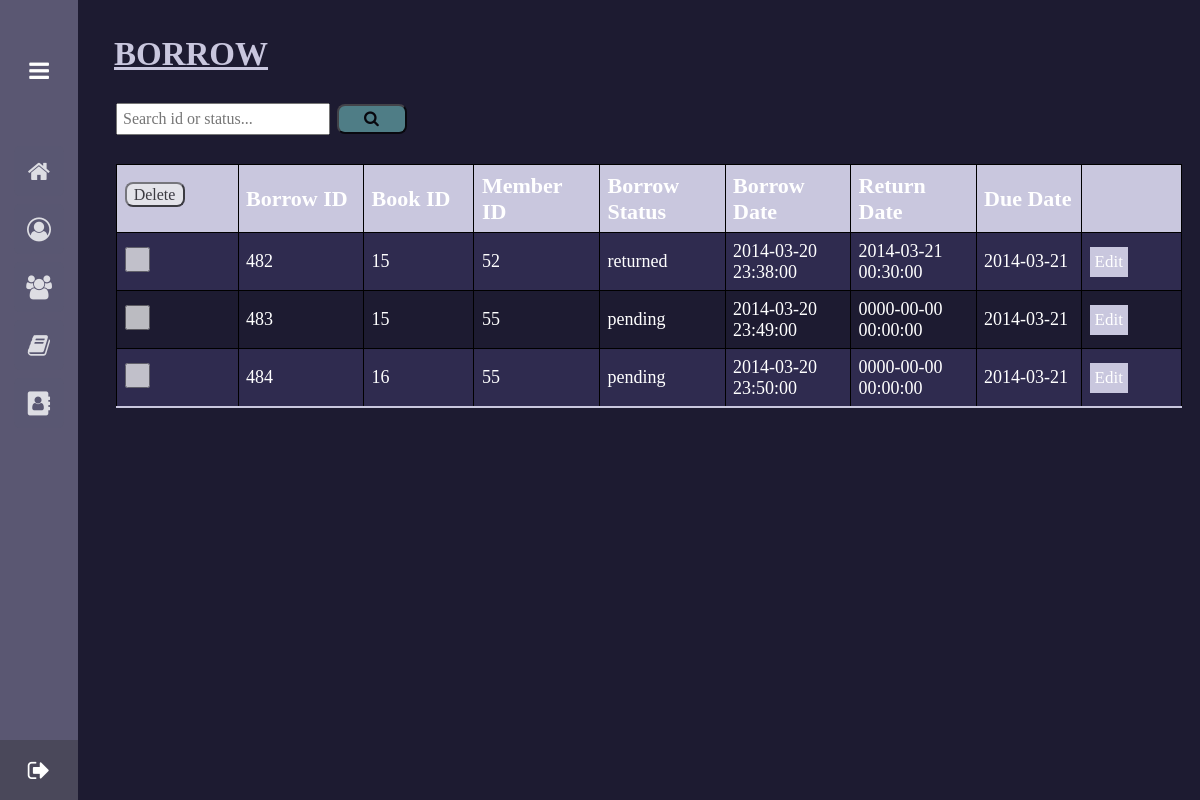
The page /COMP1044_CW_G3/borrow.php (signed in) on the database its author committed.
### tables this page shows
CREATE TABLE `borrowdetails` (
  `borrow_id` int(11) NOT NULL,
  `book_id` int(11) DEFAULT NULL,
  `member_id` int(11) DEFAULT NULL,
  `borrow_status` varchar(255) NOT NULL,
  `date_borrow` datetime DEFAULT NULL,
  `date_return` datetime DEFAULT NULL,
  `due_date` date DEFAULT NULL
);

### COMP1044_CW_G3/borrow.php (the view, shortened to what this page needs)
<!DOCTYPE html>
<html lang="en">
  <head>
    <link rel="stylesheet" href="style.css">
    <link rel="stylesheet" href="borrow.css">
    <link rel="stylesheet" href="https://cdnjs.cloudflare.com/ajax/libs/font-awesome/4.7.0/css/font-awesome.min.css">
   </head>
<body>
  <div class="sidebar">
    <div class="logo-details">
      <div class="logo_pic">
      </div>
        <i class="fa fa-bars" id="btn"></i>
    </div>
    <ul class="nav-list">
      <li>
        <a href="home.php">
          <i class="fa fa-home" id="btn"></i>
        </a>
      </li>
      <li>
       <a href="user.php">
        <i class="fa fa-user-circle-o" id="btn"></i>
       </a>
     </li>
     <li>
       <a href="members.php">
        <i class="fa fa-users" id="btn"></i>
       </a>
     </li>
     <li>
       <a href="books.php">
        <i class="fa fa-book" id="btn"></i>
       </a>
     </li>
     <li>
       <a href="borrow.php">
        <i class="fa fa-address-book" id="btn"></i>
       </a>
     </li>
     <a href="logout.php">
      <li class="logout">
          <div class= "word">Logout</div>
          <i class="fa fa-sign-out" id="log_out"></i>
      </li>
    </a>
    </ul>
  </div>
  <section class="borrow-section">
      <div class="main">
<p><b><u>BORROW</u></b></p>
<br>
<span class="search-bar">
          <div class="srch">
                <form action="" class="navbar-form" method="post" name="f2">
                    <input class="form-control" type="text" name="search" placeholder="Search id or status..." required="">
                    <button style="background-color: #6db6b9e6;" type="submit" name="submit" class="button">
                    <span><i class="fa fa-search" id="btn"></i></span>
                    </button>
                </form>
          </div>
      </span>
          <form action="" class="navbar-form" method="post" name="f3">
          <table class="borrowtable">
            <tr>
            <th>
                <button type="submit" name="delete_multiple_btn" class="delete-button">Delete</button>
              </th>
              <th>Borrow ID</th>
              <th>Book ID</th>
              <th>Member ID</th>
              <th>Borrow Status</th>
              <th>Borrow Date</th>
              <th>Return Date</th>
              <th>Due Date</th>
              <th></th>
            </tr>
            <?php
              $conn = mysqli_connect("localhost","root","","librarydb");
              if(isset($_POST['submit'])&&!empty($_POST['search']))
              {
                $sql = "SELECT * from borrowdetails where borrow_id like '%$_POST[search]%' or borrow_status like '%$_POST[search]%' ";
                $result = $conn-> query($sql);
                if ($result-> num_rows > 0) {
                  while ($row = $result -> fetch_assoc()){
                    ?>
                  <tr>
                  <td>
                      <input type="checkbox" name="delete_id[]" class="delete" value="<?= $row['borrow_id']; ?>">
                    </td>
                    <td><?= $row['borrow_id']; ?></td>
                    <td><?= $row['book_id']; ?></td>
                    <td><?= $row['member_id']; ?></td>
                    <td><?= $row['borrow_status']; ?></td>
                    <td><?= $row['date_borrow']; ?></td>
                    <td><?= $row['date_return']; ?></td>
                    <td><?= $row['due_date']; ?></td>
                    <?php
                    echo "<td>"; ?> <a href="edit_borrow.php?borrow_id=<?php echo $row["borrow_id"];?>"><button type="button" class="tableops">Edit</button></a><?php echo"</td>";
                    echo "</tr>";
                  }
                  echo "</table>";
                }
                else {
                  echo "0 result";
                }
              }
              else
              {
                $sql = "SELECT * from borrowdetails";
                $result = $conn-> query($sql);
                if ($result-> num_rows > 0) {
                  while ($row = $result -> fetch_assoc()){
                    ?>
                  <tr>
                  <td>
                      <input type="checkbox" name="delete_id[]" class="delete" value="<?= $row['borrow_id']; ?>">
                    </td>
                    <td><?= $row['borrow_id']; ?></td>
                    <td><?= $row['book_id']; ?></td>
                    <td><?= $row['member_id']; ?></td>
                    <td><?= $row['borrow_status']; ?></td>
                    <td><?= $row['date_borrow']; ?></td>
                    <td><?= $row['date_return']; ?></td>
                    <td><?= $row['due_date']; ?></td>
                  </form>
                    <?php
                    echo "<td>"; ?> <a href="edit_borrow.php?borrow_id=<?php echo $row["borrow_id"];?>"><button type="button" class="tableops">Edit</button></a><?php echo"</td>";
                    echo "</tr>";
                  }
                }
                else {
                  echo "0 result";
                }
              }
            ?>
      </div>
  </section>
</body>
</html>

### COMP1044_CW_G3/style.css (style rules this page uses)
* { margin: 0; padding: 0; box-sizing: border-box; font-family:Tw Cen MT; }
.sidebar { position: fixed; left: 0; top: 0; height: 100%; width: 78px; background: #312e4f; padding: 6px 14px; z-index: 99; transition: all 0.5s ease; opacity: 0.8; }
.sidebar .logo-details { height: 120px; display: flex; align-items: center; position: relative; }
.sidebar .logo-details #btn { position: absolute; top: 50%; right: 0; transform: translateY(-50%); transition: all 0.4s ease; font-size: 23px; text-align: center; cursor: pointer; transition: all 0.5s ease; }
.sidebar li.logout .word { font-size: 28px; font-weight: 400; color: #fff; }
.sidebar .nav-list { margin-top: 20px; height: 100%; }
.sidebar i { color: #fff; height: 60px; min-width: 50px; font-size: 28px; text-align: center; line-height: 70px; }
.sidebar li { position: relative; margin: 8px 0; list-style: none; }
.sidebar li a { display: flex; height: 100%; width: 100%; border-radius: 6px; align-items: center; text-decoration: none; transition: all 0.4s ease; background: #312e4f; opacity: 0.8; }
.sidebar li i { height: 50px; line-height: 50px; font-size: 24px; border-radius: 12px; }
.sidebar li.logout { position: fixed; height: 60px; width: 78px; left: 0; bottom: -8px; padding: 10px 14px; background: #1d1b31; transition: all 0.5s ease; overflow: hidden; }
.sidebar .logout #log_out { position: absolute; top: 50%; right: 0; transform: translateY(-50%); background: #1d1b31; width: 100%; height: 60px; line-height: 60px; border-radius: 0px; transition: all 0.5s ease; }

### COMP1044_CW_G3/borrow.css (style rules this page uses)
.borrow-section { position: relative; background: #1d1b31; min-height: 100vh; top: 0; left: 78px; width: calc(100% - 78px); transition: all 0.5s ease; z-index: 2; }
.borrow-section .main { display: inline-block; color: #ffffff; font-size: 26px; font-weight: 500; margin: 18px }
.borrow-section .main p { display: inline-block; color: #c9c7de; font-size: 33px; font-weight: 500; margin: 18px }
.borrowtable { border-collapse: collapse; font-size: 18px; margin-left: 20px; table-layout: auto; }
.borrowtable th,.borrowtable td { padding: 7.5px; width:0.1%; max-width:80px; overflow: hidden; border: 1px solid black; }
.borrowtable th { background-color: #c9c7de; color: #ffffff; text-align: left; font-weight: bold; font-size: 22px; }
.borrowtable tbody tr { border-bottom: 1px solid #262240; }
.borrowtable tbody tr:nth-of-type(even) { background-color: #2f2b4f; }
.borrowtable tbody tr:last-of-type { border-bottom: 2px solid #c9c7de; }
.tableops { font-size: 17px; padding: 5px; background-color:#c9c7de; color:#ffffff; border: none; cursor: pointer; }
.form-control { font-size: 11px; }
.search-bar { display: inline-block; margin-top: 10px; margin-bottom: 20px; margin-left: 20px; }
.form-control { font-size: 16px; padding: 5px; }
.button { border-radius: 1vh; margin-bottom: 10px; font-size: 16px; color: black; width: 70px; height: 30px; opacity: 0.7; cursor: pointer; }
.delete { height: 25px; width: 25px; opacity: 0.7; }
.delete-button { border-radius: 1vh; margin-bottom: 10px; font-size: 16px; color: black; width: 60px; height: 25px; opacity: 0.7; cursor: pointer; }

### rows shown on the page
borrowdetails: borrow_id "482", book "15", member "52", borrow_status "returned", date_borrow "2014-03-20 23:38:00", date_return "2014-03-21 00:30:00", due_date "2014-03-21"
borrowdetails: borrow_id "483", book "15", member "55", borrow_status "pending", date_borrow "2014-03-20 23:49:00", date_return "0000-00-00 00:00:00", due_date "2014-03-21"
borrowdetails: borrow_id "484", book "16", member "55", borrow_status "pending", date_borrow "2014-03-20 23:50:00", date_return "0000-00-00 00:00:00", due_date "2014-03-21"
